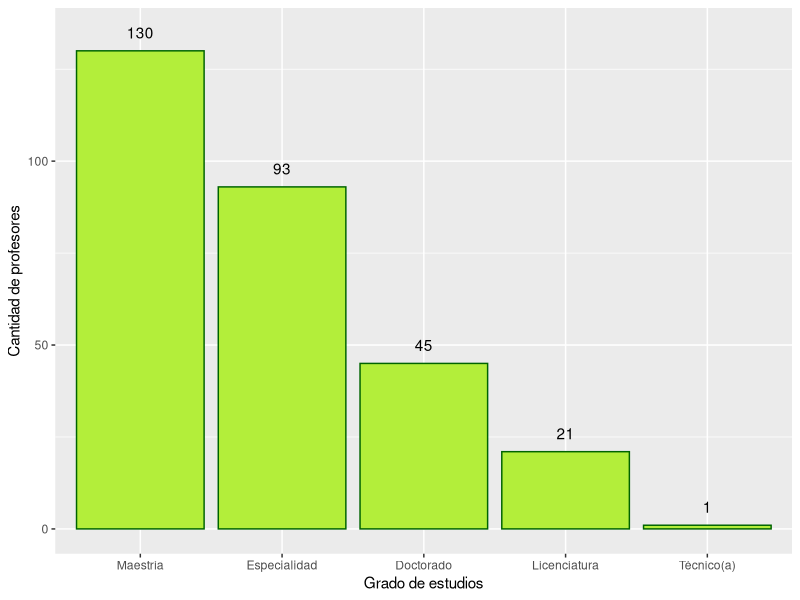
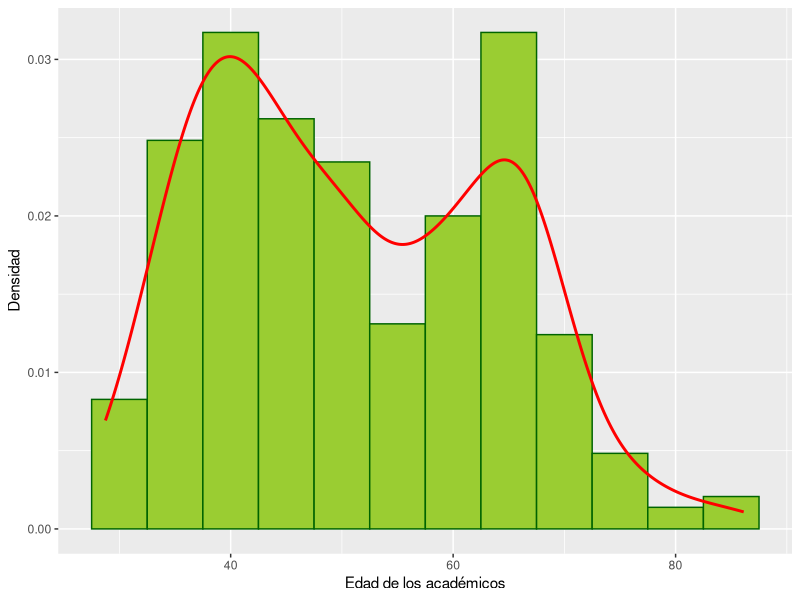

Write the R code that produced these figures, in order.
#________________________________________
# 22/06/2023
# Bases de datos que me dio Elías para el informe
# El objetivo de este script es analizar las dos bases de datos y ver si 
# se puede automatizar.
# ___________________________________________________



library(tidyverse)
library(readxl)
dfmed <- read_excel("Base Medicina.xlsx")
View(dfmed)
# se observa que hay repetidos
sum(duplicated(dfmed))
sum(duplicated(dfmed[,1]))
head(dfmed$ID_Docente)

# quiero ver que diferencias tienen los duplicados
dfduplicates <- dfmed[duplicated(dfmed$ID_Docente),]
ind <- which(dfmed$ID_Docente == dfduplicates$ID_Docente[1])
df <- dfmed[ind,]
#El caso 1 de dfduplicates se repite 3 veces, por lo que se ve, es que da clases en
#otras facultades. Creo df2 que es una base de datos vacía con la estructura de dfmed
#(no hay Nas en ID_docente)
df2 <- dfmed %>%
  filter(is.na(ID_Docente))

for(i in 2:dim(dfduplicates)[1]) {
  ind <- which(dfmed$ID_Docente == dfduplicates$ID_Docente[i])
  df <- dfmed[ind,]
  df2 <- bind_rows(df2, df)
}
# se corrobora, los repetidos son porque dan clases en otras facultades.
# seleccionamos los que en la ua tienen "FACULTAD DE MEDICINA" y que estén
#activos

names(dfmed)
dfmed2 <- dfmed %>%
  filter(`PA UA` == "FACULTAD DE MEDICINA", STATUS == "A-ACTIVO")
dim(dfmed2)

categoricas <- c(4, 6,7,8, 11,12, 20, 21, 22, 23, 24, 42)

dfmed2 <- dfmed2 %>%
  mutate(across(categoricas, as.factor))
str(dfmed2)
table(dfmed2$GDO_ESTUDIOS)
save(dfmed2, file = 'dfmed2.Rda')
library(forcats) #para usar fct_infreq()

#Ver "Annotate ggplot bar plot in R" en la carpeta ggplot de Zotero para 
#que salga la cantidad en números arriba de la barra y 
#"Answer to "Order Bars in ggplot2 bar graph" para ordenar las barras
dfmed2 %>%
  ggplot(aes(fct_infreq(GDO_ESTUDIOS))) +
  geom_bar(fill = "olivedrab2", color = "darkgreen") +
  geom_text(stat = "count", aes(label = after_stat(count)), nudge_y = 5) +
  scale_x_discrete(labels = c("0.0" = "Sin información",
                              "DOCTOR" = "Doctorado",
                              "ESPECIALISTA" = "Especialidad",
                              "LICENCIADO" = "Licenciatura",
                              "MAESTRO" = "Maestría",
                              "TECNICO" = "Técnico(a)")) +
  labs(x = "Grado de estudios",
       y = "Cantidad de profesores")

#Histograma de edad:
dfmed2 %>%
  ggplot(aes(EDAD)) +
  geom_histogram(aes(y = after_stat(density)), binwidth = 5, fill = "olivedrab3", color = "darkgreen")+
  #geom_area(stat = 'bin')+
  geom_density(color = 'red', linewidth = 1)+
  labs(x = "Edad de los académicos",
       y = "Densidad")

names(dfmed2)
table(dfmed2$DESC_DIST)
table(dfmed2$DESCRIPCION)
dfmed2 <- dfmed2 %>%
  mutate(jornada = case_when(str_detect(DESCRIPCION, "HC") & !str_starts(DESCRIPCION, "PI") ~ "Hora clase",
                           str_detect(DESCRIPCION, "MT") ~ "Medio Tiempo",
                           str_detect(DESCRIPCION, "TC") ~ "Tiempo Completo"))
table(dfmed2$jornada)

dftc <- dfmed2 %>%
  filter(jornada == "Tiempo Completo", GDO_ESTUDIOS == "ESPECIALISTA") %>%
  select(ID_Docente, NOMBRE, EDAD, `Horas a impartir`, `suma horas`, `Observación`)

table(dfmed2$Grupo...10)
df1 <- dfmed2 %>%
  filter(jornada == "Hora clase") %>%
  select(NOMBRE)
df2 <- dfmed2 %>%
  filter(Grupo...10 == "PHC") %>%
  select(NOMBRE)
setdiff(df1, df2)
setdiff(df2, df1)

dfmed2 %>%
  filter(Grupo...10 == "TA TC") %>%
  select(NOMBRE)

dfmed2 %>%
  filter(Grupo...10 == "TA MT") %>%
  select(NOMBRE)
dfmed2 %>%
  filter(str_detect(NOMBRE, "ELBA"))
which(str_detect(dfmed2$NOMBRE, "ELBA"))
